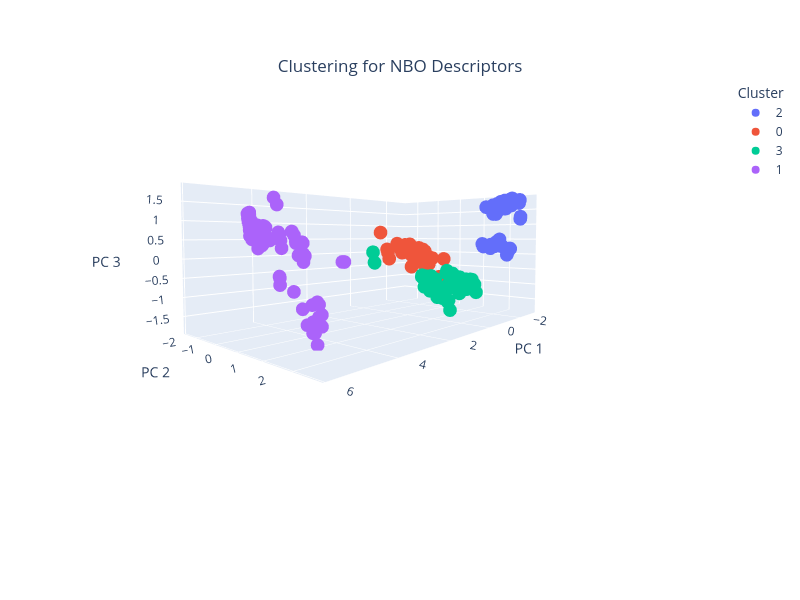

The code cell stored with this chart in its notebook:
### Code cell
# Generate dataframe from pca data: 
pca_df = pd.DataFrame(data=components, columns=['PC1', 'PC2','PC3'])

# Apply KMeans Clustering
# Define a range of clusters to evaluate
range_n_clusters = list(range(2, 30))

# Initialize variables to store the best number of clusters and corresponding metrics
best_n_clusters_davies_bouldin = 0
best_n_clusters_silhouette = 0
best_n_clusters_calinski_harabasz = 0
best_silhouette_score = -1
best_davies_bouldin_score = float('inf')
best_calinski_harabasz_score = -1
best_adjusted_rand_score = -1
best_mutual_info_score = -1
inertia = []

# Initialize lists to store the metrics for each number of clusters
silhouette_scores = []
davies_bouldin_scores = []
calinski_harabasz_scores = []

# Iterate over different cluster numbers to find the optimal number
for n_clusters in range_n_clusters:
    kmeans= KMeans(init="k-means++", n_clusters=n_clusters, n_init=4, random_state=42)
    cluster_labels = kmeans.fit_predict(pca_df)
    
    # Calculate clustering metcis
    silhouette_avg = silhouette_score(pca_df, cluster_labels)
    db_score = davies_bouldin_score(pca_df, cluster_labels)
    ch_score = calinski_harabasz_score(pca_df, cluster_labels)
    inertia.append(kmeans.inertia_)
    
    # Append metrics to corresponding lists
    silhouette_scores.append(silhouette_avg)
    davies_bouldin_scores.append(db_score)
    calinski_harabasz_scores.append(ch_score)
    
    # Print the scores for the current number of clusters
    # print(f"For n_clusters = {n_clusters}:")
    # print(f" - Silhouette score: {silhouette_avg}")
    # print(f" - Davies-Bouldin score: {db_score}")
    # print(f" - Calinski-Harabasz score: {ch_score}")
    
    # Update the best silhouette score and corresponding number of clusters
    if silhouette_avg > best_silhouette_score:            # Maximize silhouette score
        best_n_clusters_silhouette = n_clusters
        best_silhouette_score = silhouette_avg

    if db_score < best_davies_bouldin_score:               # Lower Davies-Bouldin score == better
        best_n_clusters_davies_bouldin = n_clusters
        best_davies_bouldin_score = db_score

    if ch_score > best_calinski_harabasz_score:           # Maximize calinski harabasz score
        best_n_clusters_calinski_harabasz = n_clusters
        best_calinski_harabasz_score = ch_score

# Print the optimal number of clusters and the best silhouette score
print(f" - Best Silhouette score: {best_silhouette_score}, No. of clusters: {best_n_clusters_silhouette}")
print(f" - Best Davies-Bouldin score: {best_davies_bouldin_score}, No. of clusters: {best_n_clusters_davies_bouldin}")
print(f" - Best Calinski-Harabasz score: {best_calinski_harabasz_score}, No. of clusters: {best_n_clusters_calinski_harabasz}")

# Plot the inertia to visualize the elbow method
plt.figure(figsize=(10, 6))
plt.plot(range_n_clusters, inertia, marker='o')
plt.title('Elbow Method For Optimal Number of Clusters')
plt.xlabel('Number of Clusters')
plt.ylabel('Inertia')
plt.show()

# Apply KMeans with the optimal number of clusters
kmeans = KMeans(n_clusters=best_n_clusters_silhouette, random_state=42)
cluster_labels = kmeans.fit_predict(pca_df)

# Add cluster labels to the PCA result DataFrame
pca_df['Cluster'] = cluster_labels
pca_df['Ligand'] = X['ligand_id']


# Print the PCA result DataFrame with cluster labels
print("\nPCA Result DataFrame with Cluster Labels:")
print(pca_df)


# Create a dictionary to store clusters and their corresponding ligands
cluster_dict_nbo_descriptor = {}
for cluster_num in range(best_n_clusters_silhouette):                                             
    cluster_key = f'c{cluster_num + 1}'  # Create cluster key like 'c1', 'c2', etc.
    ligands_in_cluster = pca_df[pca_df['Cluster'] == cluster_num]['Ligand'].tolist()
    cluster_dict_nbo_descriptor[cluster_key] = ligands_in_cluster

# Visualize PCA with the best number of clusters
# Perform PCA to reduce to 3 dimensions for visualization
pca = PCA(n_components=3)
components = pca.fit_transform(X_nbo)

# Calculate the total variance explained by the first 3 components
total_var = pca.explained_variance_ratio_.sum() * 100

# Create a 3D scatter plot using Plotly, coloring points by cluster labels
fig = px.scatter_3d(
    components,
    x=0,
    y=1,
    z=2,
    color=pca_df['Cluster'].astype(str),  # Convert cluster labels to string for color differentiation
    title=f'Clustering for NBO Descriptors',
    labels={'0': 'PC 1', '1': 'PC 2', '2': 'PC 3', 'color': 'Cluster'}
)

# Update layout for the 3D scatter plot
fig.update_layout(
    width=800, 
    height=600,
    coloraxis_colorbar=dict(
        title=dict(text="Cluster",
                   side="top"),
        x=0.85,  # Position the legend closer to the scatter plot
        y=0.5,
        xanchor='left',
        yanchor='middle'
    ),
    margin=dict(l=40, r=40, t=80, b=120),   # <-- add bottom margin
    scene=dict(
        xaxis_title="PC 1",
        yaxis_title="PC 2",
        zaxis_title="PC 3",
        aspectmode="data",                 # keeps true aspect; optional
        domain=dict(y=[0.12, 1.0])         # leaves ~12% space at bottom; optional
    ),
    scene_camera=dict(
        eye=dict(x=1.5, y=1.5, z=0.25)
    ),
    title=dict(
        x=0.5,          # Horizontal position (centered)
        y=0.9,          # Vertical position (closer to the plot)
        xanchor='center',
        yanchor='top'
    )
)

# Show the plot
fig.show()

# Save the figure as PNG
fig.write_image("pca_3d_plot_nbo_cluster.png",scale=4)

# Save the figure as HTML
fig.write_html("pca_3d_plot_nbo_cluster.html")


# Print the dictionary
print(cluster_dict_nbo_descriptor)

# Plot Silhouette Score
plt.figure(figsize=(8, 6))
plt.plot(range_n_clusters, silhouette_scores, label='Silhouette Score', marker='o', color='blue')
plt.xlabel('Number of Clusters')
plt.ylabel('Silhouette Score')
plt.title('Silhouette Score vs Number of Clusters - NBO Descriptors')
plt.savefig("silhouette_score_plot_nbo.png", format='png',dpi=300)
plt.show()

# Plot Davies-Bouldin Score
plt.figure(figsize=(8, 6))
plt.plot(range_n_clusters, davies_bouldin_scores, label='Davies-Bouldin Score', marker='o', color='green')
plt.xlabel('Number of Clusters')
plt.ylabel('Davies-Bouldin Score')
plt.title('Davies-Bouldin Score vs Number of Clusters - NBO Descriptors')
plt.savefig("davies_bouldin_plot_plot_nbo.png", format='png',dpi=300)
plt.show()

# Plot Calinski-Harabasz Score
plt.figure(figsize=(8, 6))
plt.plot(range_n_clusters, calinski_harabasz_scores, label='Calinski-Harabasz Score', marker='o', color='red')
plt.xlabel('Number of Clusters')
plt.ylabel('Calinski-Harabasz Score')
plt.title('Calinski-Harabasz Score vs Number of Clusters - NBO Descriptors')
plt.savefig("calinski_harabasz_plot_nbo.png", format='png',dpi=300)
plt.show()

### Figure 1 — Plotly figure (JSON) as saved in the notebook; plotly's stock layout.template omitted (floating-point values rounded to 4 significant figures; data arrays with more than 128 entries replaced by an {"elided": "..."} marker saying what was removed)
{"data": [{"hovertemplate": "Cluster=2<br>PC 1=%{x}<br>PC 2=%{y}<br>PC 3=%{z}<extra></extra>", "legendgroup": "2", "marker": {"color": "#636efa", "symbol": "circle"}, "mode": "markers", "name": "2", "scene": "scene", "showlegend": true, "type": "scatter3d", "x": [-2.716, -2.717, -2.717, -2.751, -2.529, -2.604, -2.528, -2.498, -2.452, -2.422, -2.423, -2.424, -2.426, -2.739, -2.7, -2.633, -2.731, -2.75, -2.758, -2.662, -2.704, -2.675, -2.675, -2.752, -2.665, -2.688, -2.715, -2.502, -2.527, -2.519, -2.343, -2.372, -2.351, -2.377, -2.347, -2.766, -2.758, -2.661, -2.624, -2.662, -2.774, -2.689, -2.578, -2.549, -2.539, -2.494, -2.424, -2.619, -2.672, -2.702, -2.725, -2.675, -2.736, -2.727, -2.735, -2.719, -2.671, -2.666, -2.315, -2.32, -2.725, -2.691, -2.668, -2.658, -2.661, -2.695, -2.623, -2.564, -2.688, -2.674], "y": [1.994, 1.968, 1.936, 2.217, 1.835, 1.888, 1.817, 1.806, 1.988, 2.065, 2.066, 2.066, 2.063, 2.0, 1.989, 1.969, 2.262, 2.202, 2.155, 2.063, 2.205, 2.035, 2.079, 2.176, 2.012, 1.983, 2.046, 1.607, 1.6, 1.595, 2.363, 2.288, 2.387, 2.265, 2.396, 2.513, 2.228, 2.273, 2.338, 2.375, 2.484, 1.882, 1.698, 1.515, 1.601, 1.304, 1.38, 1.369, 1.809, 1.585, 1.594, 1.819, 1.578, 1.568, 1.568, 1.662, 2.03, 2.052, 2.734, 2.742, 1.582, 1.55, 1.714, 1.771, 1.764, 1.587, 1.847, 1.932, 1.594, 1.683], "z": [1.631, 1.621, 1.571, 1.731, 0.3213, 0.4971, 0.4135, 0.3394, 0.2812, 0.2693, 0.277, 0.2773, 0.2818, 1.731, 1.723, 1.639, 1.864, 1.845, 1.777, 1.762, 1.753, 1.53, 1.54, 1.686, 1.685, 1.693, 1.675, 0.2959, 0.2355, 0.1959, 0.1992, 0.04385, 0.2035, -0.0067, 0.1975, 1.801, 1.636, 1.711, 1.797, 1.769, 1.703, 1.77, 0.2559, 0.2512, 0.3158, 0.3385, 0.2519, 1.608, 1.577, 1.646, 1.579, 1.695, 1.372, 1.637, 1.387, 1.429, 1.803, 1.769, 1.16, 1.226, 1.581, 1.639, 1.364, 1.702, 1.705, 1.653, 1.489, 1.635, 1.666, 1.519]}, {"hovertemplate": "Cluster=0<br>PC 1=%{x}<br>PC 2=%{y}<br>PC 3=%{z}<extra></extra>", "legendgroup": "0", "marker": {"color": "#EF553B", "symbol": "circle"}, "mode": "markers", "name": "0", "scene": "scene", "showlegend": true, "type": "scatter3d", "x": {"elided": "194 float values"}, "y": {"elided": "194 float values"}, "z": {"elided": "194 float values"}}, {"hovertemplate": "Cluster=3<br>PC 1=%{x}<br>PC 2=%{y}<br>PC 3=%{z}<extra></extra>", "legendgroup": "3", "marker": {"color": "#00cc96", "symbol": "circle"}, "mode": "markers", "name": "3", "scene": "scene", "showlegend": true, "type": "scatter3d", "x": [0.4435, -0.3163, -0.3137, -0.3221, -0.3571, -0.2501, -0.1412, -0.1395, -0.2026, -0.228, -0.2297, -0.2444, -0.2698, -0.2686, -0.1919, -1.421, -1.429, -1.441, -0.967, -0.9651, -0.9883, -1.923, -1.964, -1.947, -1.867, -1.924, -0.2742, -0.2904, -0.274, -0.09735, -0.4423, -0.3422, 0.00634, 6.392e-05, 0.01666, -0.003944, 0.3291, -0.2034, -0.1861, -0.1933, -0.1869, -0.18, -0.177, -0.2319, -0.03518, -1.1, -0.639, -0.4981, -1.139, -1.177, -0.9427, -0.9699, 0.1589, -1.177, -0.8003, -0.7828, -0.8416, -1.207, -0.854, -0.7583, -0.9676, -0.9597, -0.8381, 1.978, 1.967, 1.969, -0.1594, -0.1259, -0.1833, -1.397, 0.2274, -1.32, 0.5893, 0.4996, 0.4628, 0.4383, 0.5649, 0.4416, 0.6597, 0.3649, 0.4861, 0.4515, -0.2605, -0.2592, -0.2007, -0.7043, -1.142, -1.179, -0.8987, -0.8825, -0.8946, -0.886, 0.3253, 0.2893, 0.3196], "y": [0.9848, 1.078, 1.057, 1.069, 0.9925, 1.193, 1.271, 1.216, 1.098, 1.091, 1.094, 1.083, 1.103, 1.054, 1.1, 1.03, 1.033, 1.051, -0.1443, -0.1409, -0.1578, 1.239, 1.158, 1.192, 1.371, 1.239, 1.079, 0.8148, 0.8409, 1.369, 1.204, 1.238, 1.351, 1.349, 1.364, 1.329, 1.374, 1.177, 1.168, 1.16, 1.131, 1.151, 1.163, 1.186, 1.328, 1.444, 1.797, 1.755, 1.298, 1.196, -0.09427, -0.1572, 1.182, -0.1482, 1.164, 1.156, 1.223, 1.437, 1.394, 1.608, 1.005, 1.345, 1.384, 0.3051, 0.3498, 0.3612, 1.787, 1.768, 1.663, 0.08411, 1.409, 1.737, 1.162, 1.355, 1.341, 1.225, 1.577, 1.323, 1.346, 1.341, 1.361, 1.354, 1.041, 1.209, 1.087, 1.373, 0.9677, 0.9024, 0.8901, 0.8931, 0.9107, 0.9136, 1.738, 1.748, 1.817], "z": [-0.9164, -1.116, -1.133, -1.133, -1.127, -1.299, -1.272, -1.282, -1.106, -1.09, -1.088, -1.096, -1.088, -1.109, -1.126, -0.7567, -0.7617, -0.7588, -0.7944, -0.768, -0.7372, -0.8704, -0.864, -0.8731, -1.009, -0.8649, -1.123, -0.8626, -0.8459, -1.122, -0.9498, -1.084, -1.251, -1.259, -1.251, -1.266, -1.208, -1.244, -1.295, -1.276, -1.257, -1.285, -1.274, -1.284, -1.284, -0.9739, -1.022, -1.01, -0.88, -0.8622, -0.8187, -0.7858, -0.6905, -0.8599, -0.6046, -0.6512, -0.9281, -0.7845, -0.8543, -0.7681, -0.6795, -1.224, -1.008, 0.1476, -0.1422, -0.1511, -0.7696, -0.7753, -0.6236, -0.9414, -1.14, -1.189, -0.5778, -0.9514, -0.9333, -0.5769, -1.105, -0.9854, -0.988, -0.9387, -0.9504, -0.9421, -1.133, -1.036, -1.135, -1.038, -0.62, -0.6304, -0.5693, -0.5975, -0.5333, -0.5159, -1.31, -1.266, -1.545]}, {"hovertemplate": "Cluster=1<br>PC 1=%{x}<br>PC 2=%{y}<br>PC 3=%{z}<extra></extra>", "legendgroup": "1", "marker": {"color": "#ab63fa", "symbol": "circle"}, "mode": "markers", "name": "1", "scene": "scene", "showlegend": true, "type": "scatter3d", "x": [5.38, 5.259, 5.32, 5.392, 5.316, 5.297, 5.342, 4.763, 4.76, 4.764, 5.373, 5.401, 5.428, 5.355, 5.382, 5.38, 4.459, 4.296, 5.367, 5.366, 5.366, 5.364, 5.42, 4.119, 4.129, 3.368, 3.315, 5.308, 5.396, 4.663, 4.737, 4.654, 2.099, 2.209, 3.608, 3.602, 4.087, 5.386, 5.268, 5.391, 5.412, 5.38, 5.298, 4.403, 4.489, 4.38, 4.549, 4.247, 4.201, 4.262, 4.185, 4.196, 4.316, 4.017, 4.201, 4.108, 4.263, 4.228, 4.181, 4.139, 4.071, 5.363, 5.441, 5.441, 5.139, 5.283, 5.215, 5.179, 5.141, 5.203, 5.276, 5.368, 5.205, 4.982, 5.048, 5.035, 5.039, 4.94, 4.997, 5.707, 5.729, 5.747, 5.744, 5.756, 5.769, 5.387, 5.382, 5.37, 5.367, 5.403, 5.015, 5.022, 4.954, 5.324, 5.33, 5.328, 5.326, 5.336, 4.832, 4.768, 4.824, 4.819, 4.984, 4.971, 4.939, 5.387, 5.388, 5.386, 4.728, 4.653, 5.297, 5.294, 4.793, 4.765, 4.789, 4.725, 4.628, 4.624, 4.708, 4.623, 4.758, 4.726, 5.391, 4.767, 4.726, 4.881, 4.74, 4.721], "y": [-0.3925, -0.7147, -0.5644, -0.3865, -0.5596, -0.6471, -0.577, 1.12, 1.018, 1.013, -0.4234, -0.3705, -0.3296, -0.4861, -0.4299, -0.4379, 0.846, 0.7113, -0.415, -0.4023, -0.4049, -0.4683, -0.4318, -0.05068, -0.03796, -2.504, -2.418, -0.5655, -0.3667, -0.3501, -0.195, -0.4342, -0.7508, -0.7235, -1.289, -1.284, -0.5569, -0.4019, -0.7, -0.402, -0.3446, -0.4547, -0.6322, 0.9407, 0.6978, 0.9099, 1.005, -0.1977, -0.2984, -0.1181, -0.3268, -0.285, -0.2204, -0.2894, -0.2984, -0.139, 0.08452, 0.03728, 0.03484, -0.08243, -0.1468, -0.5875, -0.4337, -0.4792, -0.3492, -0.3639, -0.4759, -0.4995, -0.2871, -0.2909, -0.304, -0.174, -0.2627, -0.5582, -0.3854, -0.4323, -0.4217, -0.5697, -0.432, 0.3602, 0.4777, 0.4549, 0.4568, 0.5154, 0.4655, -0.4912, -0.5058, -0.4675, -0.4671, -0.426, 0.1643, 0.1792, 0.06178, -0.5389, -0.5334, -0.5557, -0.5341, -0.5372, 0.943, 1.03, -1.516, -1.544, -0.3577, -0.3447, -0.3447, -0.3985, -0.3994, -0.4075, -0.1682, -0.4083, -0.5916, -0.5869, 1.092, 1.132, 1.041, 1.024, 0.916, 0.8855, 1.013, 0.8949, 1.115, 1.166, -0.3691, 1.03, 0.9996, 0.8426, 1.048, 0.9857], "z": [0.5619, 1.109, 0.8485, 0.7152, 0.8492, 1.022, 0.8332, -1.566, -1.439, -1.437, 0.5921, 0.7213, 0.5264, 0.7748, 0.7339, 0.7359, -0.9386, -1.029, 0.6364, 0.6313, 0.628, 0.961, 0.6075, 0.09537, 0.08996, 1.771, 1.558, 0.913, 0.7144, 0.6462, 0.4951, 0.6501, -0.1657, -0.1586, 0.7312, 0.733, -0.8532, 0.8574, 1.17, 0.7196, 0.7439, 0.7305, 0.8693, -1.51, -1.017, -1.239, -1.261, 0.4366, 0.4248, 0.1202, 0.4701, 0.4914, 0.6235, 0.4454, 0.4248, 0.4242, -0.03868, -0.01574, 0.1096, 0.1528, 0.1147, 0.9494, 0.8923, 1.022, 0.7635, 0.8207, 0.7069, 0.8615, 0.4378, 0.4723, 0.5111, 0.3153, 0.3852, 0.8519, 0.4986, 0.6829, 0.8176, 0.8386, 0.8108, 0.4435, 0.4729, 0.5147, 0.4999, 0.4649, 0.4675, 0.7406, 0.7479, 0.7407, 0.7325, 0.7333, -0.373, -0.5388, -0.3512, 0.8705, 0.8733, 0.8622, 0.8506, 0.8553, -1.406, -1.447, 1.201, 1.191, 0.5076, 0.5049, 0.4983, 0.5606, 0.5622, 0.5655, 0.3091, 0.6958, 0.778, 0.7669, -1.572, -1.57, -1.425, -1.42, -1.39, -1.38, -1.436, -1.38, -1.563, -1.842, 0.72, -1.447, -1.421, -1.048, -1.437, -1.418]}], "layout": {"coloraxis": {"colorbar": {"title": {"side": "top", "text": "Cluster"}, "x": 0.85, "xanchor": "left", "y": 0.5, "yanchor": "middle"}}, "height": 600, "legend": {"title": {"text": "Cluster"}, "tracegroupgap": 0}, "margin": {"b": 120, "l": 40, "r": 40, "t": 80}, "scene": {"aspectmode": "data", "aspectratio": {"x": 1.572, "y": 0.9491, "z": 0.6704}, "camera": {"center": {"x": 0, "y": 0, "z": 0}, "eye": {"x": 1.594, "y": 1.432, "z": 0.09862}, "projection": {"type": "perspective"}, "up": {"x": 0, "y": 0, "z": 1}}, "domain": {"x": [0, 1], "y": [0.12, 1]}, "xaxis": {"title": {"text": "PC 1"}, "type": "linear"}, "yaxis": {"title": {"text": "PC 2"}, "type": "linear"}, "zaxis": {"title": {"text": "PC 3"}, "type": "linear"}}, "title": {"text": "Clustering for NBO Descriptors", "x": 0.5, "xanchor": "center", "y": 0.9, "yanchor": "top"}, "width": 800}}
